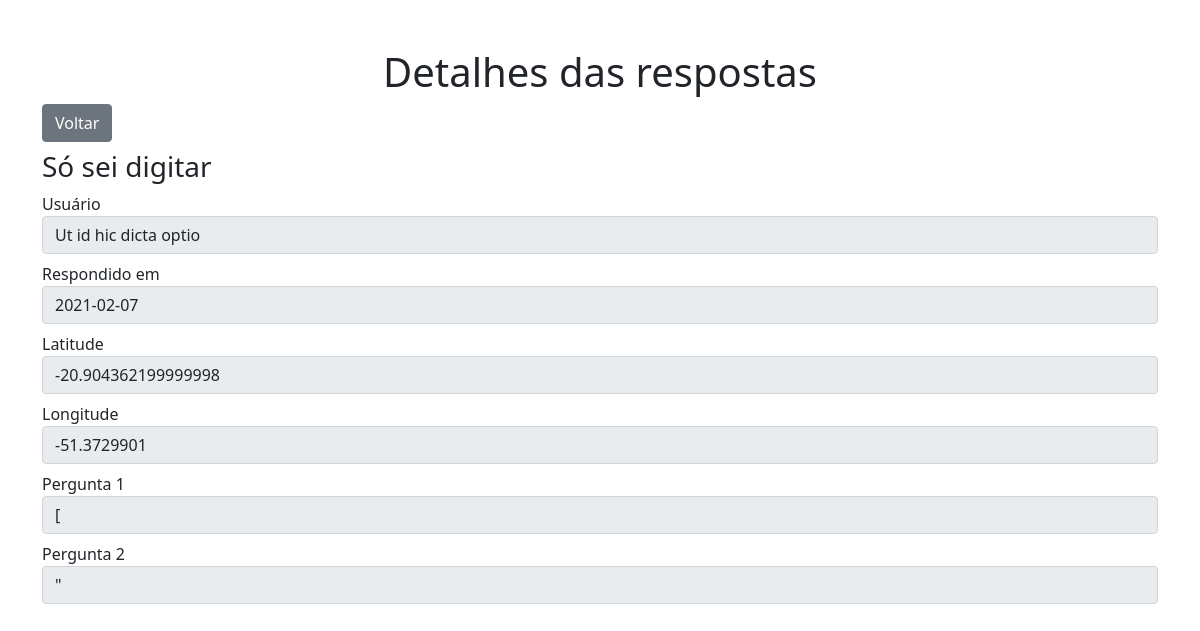
Page /answer_view/1 on the committed database.
### apps/questionario/models.py (models this page shows)
class Answer(models.Model):
    user = models.CharField(max_length=50)
    question = models.ForeignKey(Question, on_delete=models.CASCADE)
    answered_at = models.DateField(default=date.today())
    answers = models.TextField(default='')
    latitude = models.CharField(max_length=10, default='')
    longitude = models.CharField(max_length=10, default='')

class Question(models.Model):
    created_at = models.DateField(default=date.today())
    user = models.CharField(max_length=50)
    title = models.CharField(max_length=255)
    questions = models.TextField(default='', help_text='As perguntas devem começar com hífen. Ex: - Cidade de origem?')

### apps/questionario/views.py (the view)
# urls.py: path('answer_view/<int:answer_id>', answer_view, name='answer_view'),
def answer_view(request, answer_id):
    answer = Answer.objects.get(pk=answer_id)
    form = AnswerDetailForms(instance=answer)
    questions = answer.question.questions.split('-')
    questions.pop(0)
    context = {
        'answer': answer,
        'form': form,
        'questions': questions,
    }
    return render(request, 'answer_detail.html', context)

### apps/questionario/forms.py
class AnswerDetailForms(forms.ModelForm):
    class Meta:
        model = Answer
        labels = {
            'user': 'Usuário',
            'answered_at': 'Respondido em',
            'latitude': 'Latitude',
            'longitude': 'Longitude',
        }
        fields = list(labels.keys())
        widgets = {
            'user': forms.TextInput(attrs={'class': 'form-control', 'disabled': ''}),
            'answered_at': forms.DateInput(attrs={'class': 'form-control', 'disabled': ''}),
            'latitude': forms.TextInput(attrs={'class': 'form-control', 'disabled': ''}),
            'longitude': forms.TextInput(attrs={'class': 'form-control', 'disabled': ''}),
        }

### templates/answer_detail.html (shortened to what this page needs)
{% load static tag_library %}
<!doctype html>
<html lang="en">
  <head>
    <link rel="stylesheet" href="{% static 'bootstrap.css' %}">
  </head>
  <body>
    <div class="container mt-5">
        <h1 class="text-center">Detalhes das respostas</h1>
        <a class="btn btn-secondary mb-2" href="{% url 'index' %}">Voltar</a>
            <h3>{{ answer.question.title }}</h3>
            {% for field in form %}
              <div class="col-xs-12 mt-2 mb-2">
                  {{ field.label }}
                  {{ field }}
              </div>
            {% endfor %}
			{% for q in questions %}
				<div class="col-xs-12 mt-2 mb-2">
					<label for="question_{{ forloop.counter }}">{{ q }}</label>
					<input data-answer id="question_{{ forloop.counter }}" type="text" name="question_{{ forloop.counter }}" class="form-control" value="{{ answer.answers|get_value_of_index:forloop.counter0 }}" disabled>
				</div>
            {% endfor %}
  </div>
  </body>
</html>

### rows in the picture
Answer: question "Só sei digitar", form "Ut id hic dicta optio" "2021-02-07" "-20.904362199999998" "-51.3729901", answers|get_value_of_index "[" "\""

### other values in the picture
{{ field.label }} "Usuário" "Respondido em" "Latitude" "Longitude"
{{ q }} "Pergunta 1" "Pergunta 2"
